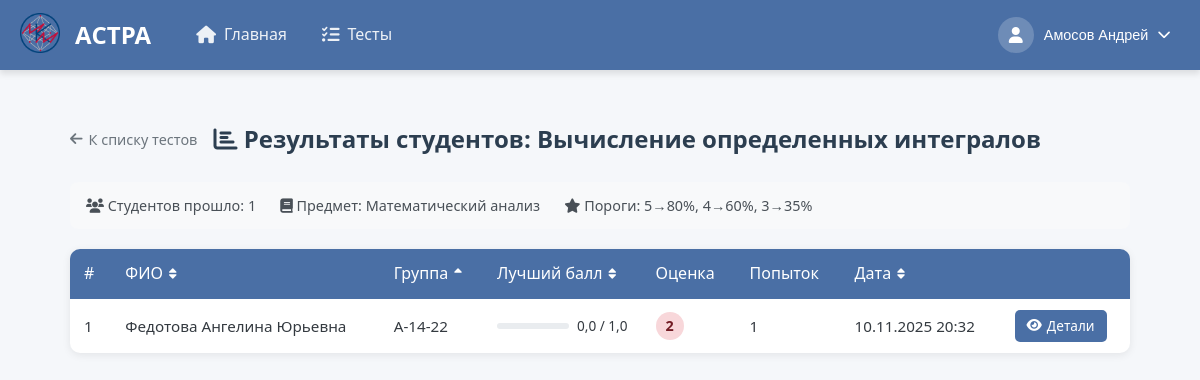
The app's page /TestsCreate/test-results/vychislenie-opredelennykh-integralov/ (signed in), older data.
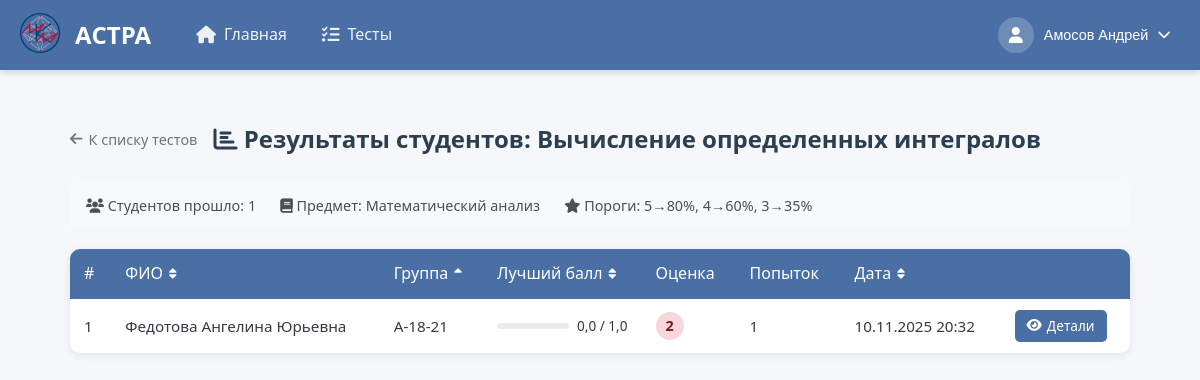
The same page, newer data.
### users/models.py (models this page shows, shortened)
class CustomUser(AbstractBaseUser, PermissionsMixin):
    THEME_CHOICES = [
        ('light', 'Светлая'),
        ('dark', 'Тёмная'),
    ]
    email = models.EmailField(unique=True)
    role = models.CharField(max_length=10, choices=[('student', 'Student'), ('teacher', 'Teacher')])
    theme = models.CharField(max_length=10, choices=THEME_CHOICES, default='light')
    is_active = models.BooleanField(default=True)
    is_staff = models.BooleanField(default=False)
    objects = CustomUserManager()
    USERNAME_FIELD = 'email'
    REQUIRED_FIELDS = ['role']
    def get_full_name(self):
        if self.role == 'student' and hasattr(self, 'studentdata'):
            return f"{self.studentdata.last_name} {self.studentdata.first_name}"
        elif self.role == 'teacher' and hasattr(self, 'teacherdata'):
            return f"{self.teacherdata.last_name} {self.teacherdata.first_name}"
        return self.email
    def get_photo_url(self):
        if self.role == 'student' and hasattr(self, 'studentdata') and self.studentdata.photo:
            return self.studentdata.photo.url
        elif self.role == 'teacher' and hasattr(self, 'teacherdata') and self.teacherdata.photo:
            return self.teacherdata.photo.url
        return None

class StudentGroup(models.Model):
    EDUCATION_LEVEL_CHOICES = [
        ('bachelor', 'Бакалавриат'),
        ('master', 'Магистратура'),
    ]
    COURSE_CHOICES = [
        (1, '1 курс'),
        (2, '2 курс'),
        (3, '3 курс'),
        (4, '4 курс'),
    ]
    name = models.CharField(max_length=20, unique=True)
    name_inst = models.ForeignKey(StudentInstitute, on_delete=models.PROTECT)
    education_level = models.CharField(max_length=8, choices=EDUCATION_LEVEL_CHOICES, default='bachelor')
    course = models.IntegerField(choices=COURSE_CHOICES, default=1)

### solving_tests/models.py (models this page shows, shortened)
class StudentResult(models.Model):
    student = models.ForeignKey(CustomUser, on_delete=models.CASCADE)
    test = models.ForeignKey(AboutTest, on_delete=models.CASCADE)
    attempt_number = models.PositiveIntegerField(default=1)
    result_points = models.FloatField()
    max_points = models.FloatField(default=0)  # Максимально возможные баллы
    percentage_score = models.FloatField(default=0)  # Процент выполнения
    res_answer = models.CharField(max_length=255, blank=True)
    teacher_expressions = models.ManyToManyField(AboutExpressions, blank=True)
    started_at = models.DateTimeField(default=timezone.now)  # Время начала
    completed_at = models.DateTimeField(null=True, blank=True)  # Время завершения
    time_spent = models.DurationField(null=True, blank=True)  # Время выполнения
    is_completed = models.BooleanField(default=False)  # Завершен ли тест
    class Meta:
        unique_together = ('student', 'test', 'attempt_number')
        ordering = ['-completed_at', '-started_at']

### create_tests/views.py (the view)
# urls.py: path('test-results/<slug:slug_name>/', views.test_results_list, name='test_results_list'),
@login_required
@role_required(['teacher', 'admin'])
def test_results_list(request, slug_name):
    from solving_tests.models import StudentResult
    from users.models import CustomUser
    import datetime
    test = get_object_or_404(AboutTest, name_slug_tests=slug_name)
    all_results = StudentResult.objects.filter(test=test).select_related(
        'student', 'student__studentdata', 'student__studentdata__group'
    )
    student_ids = all_results.values_list('student', flat=True).distinct()
    students_data = []
    for sid in student_ids:
        s_results = all_results.filter(student_id=sid)
        best = s_results.order_by('-result_points').first()
        last = s_results.order_by('-completed_at', '-started_at').first()
        score_pct = best.result_points / best.max_points * 100 if best.max_points > 0 else 0
        if score_pct >= test.grade_5_threshold:
            grade = 5
        elif score_pct >= test.grade_4_threshold:
            grade = 4
        elif score_pct >= test.grade_3_threshold:
            grade = 3
        else:
            grade = 2
        try:
            sd = best.student.studentdata
            student_name = f"{sd.last_name} {sd.first_name} {sd.middle_name}".strip()
            group = sd.group
        except Exception:
            student_name = best.student.email
            group = None
        last_date = last.completed_at or last.started_at
        students_data.append({
            'student': best.student,
            'student_name': student_name,
            'group': group,
            'best_result': best,
            'last_date': last_date,
            'attempts_count': s_results.count(),
            'grade': grade,
        })
    sort_by = request.GET.get('sort', 'group')
    order = request.GET.get('order', 'asc')
    reverse = (order == 'desc')
    if sort_by == 'group':
        students_data.sort(key=lambda x: x['group'].name if x['group'] else '', reverse=reverse)
    elif sort_by == 'date':
        students_data.sort(
            key=lambda x: x['last_date'] if x['last_date'] else datetime.datetime.min.replace(tzinfo=datetime.timezone.utc),
            reverse=reverse
        )
    elif sort_by == 'name':
        students_data.sort(key=lambda x: x['student_name'], reverse=reverse)
    elif sort_by == 'score':
        students_data.sort(key=lambda x: x['best_result'].result_points, reverse=reverse)
    return render(request, 'create_tests/test_results_list.html', {
        'test': test,
        'students_data': students_data,
        'sort_by': sort_by,
        'order': order,
    })

### create_tests/models.py (called while the page is built)
    def __str__(self):
        return self.name

### users/context_processors.py (called while the page is built)
def user_role(request):
    if request.user.is_authenticated:
        return {'user_role': request.user.role}
    return {}

### create_tests/templates/create_tests/test_results_list.html (shortened to what the changed rows need)
{% extends 'create_tests/header.html' %}
{% load static %}
{% block extra_css %}
    <link rel="stylesheet" href="{% static 'libs/fontawesome/css/all.min.css' %}">
{% endblock %}
{% block content %}
<div class="page-container">
    <div class="page-header">
        <h1><i class="fas fa-chart-bar"></i> Результаты студентов: {{ test.name_tests }}</h1>
    </div>
    {% if students_data %}
    <div class="results-table-wrapper">
        <table>
            <thead>
                <tr>
                    <th>#</th>
                    <th>
                        <a href="?sort=name&order={% if sort_by == 'name' and order == 'asc' %}desc{% else %}asc{% endif %}">
                            ФИО
                            {% if sort_by == 'name' %}
                                <i class="fas fa-sort-{% if order == 'asc' %}up{% else %}down{% endif %} sort-icon"></i>
                            {% else %}
                                <i class="fas fa-sort sort-icon"></i>
                            {% endif %}
                        </a>
                    </th>
                    <th>
                        <a href="?sort=group&order={% if sort_by == 'group' and order == 'asc' %}desc{% else %}asc{% endif %}">
                            Группа
                            {% if sort_by == 'group' %}
                                <i class="fas fa-sort-{% if order == 'asc' %}up{% else %}down{% endif %} sort-icon"></i>
                            {% else %}
                                <i class="fas fa-sort sort-icon"></i>
                            {% endif %}
                        </a>
                    </th>
                    <th>
                        <a href="?sort=score&order={% if sort_by == 'score' and order == 'asc' %}desc{% else %}asc{% endif %}">
                            Лучший балл
                            {% if sort_by == 'score' %}
                                <i class="fas fa-sort-{% if order == 'asc' %}up{% else %}down{% endif %} sort-icon"></i>
                            {% else %}
                                <i class="fas fa-sort sort-icon"></i>
                            {% endif %}
                        </a>
                    </th>
                    <th>Оценка</th>
                    <th>Попыток</th>
                    <th>
                        <a href="?sort=date&order={% if sort_by == 'date' and order == 'asc' %}desc{% else %}asc{% endif %}">
                            Дата
                            {% if sort_by == 'date' %}
                                <i class="fas fa-sort-{% if order == 'asc' %}up{% else %}down{% endif %} sort-icon"></i>
                            {% else %}
                                <i class="fas fa-sort sort-icon"></i>
                            {% endif %}
                        </a>
                    </th>
                    <th></th>
                </tr>
            </thead>
            <tbody>
                {% for item in students_data %}
                <tr>
                    <td>{{ forloop.counter }}</td>
                    <td>{{ item.student_name }}</td>
                    <td>{{ item.group.name|default:"—" }}</td>
                    <td>
                        <div class="score-bar-wrap">
                            <div class="score-bar">
                            </div>
                            <span class="score-text">
                                {{ item.best_result.result_points|floatformat:1 }} / {{ item.best_result.max_points|floatformat:1 }}
                            </span>
                        </div>
                    </td>
                    <td>
                        <span class="grade-badge grade-{{ item.grade }}">{{ item.grade }}</span>
                    </td>
                    <td>{{ item.attempts_count }}</td>
                    <td>
                        {% if item.last_date %}
                            {{ item.last_date|date:"d.m.Y H:i" }}
                        {% else %}—{% endif %}
                    </td>
                    <td>
                        <a href="{% url 'create_tests:test_results_detail' slug_name=test.name_slug_tests student_id=item.student.id %}" class="btn-detail">
                            <i class="fas fa-eye"></i> Детали
                        </a>
                    </td>
                </tr>
                {% endfor %}
            </tbody>
        </table>
    </div>
    {% else %}
    <div class="empty-state">
        <i class="fas fa-inbox"></i>
        <p>Никто ещё не проходил этот тест.</p>
    </div>
    {% endif %}
</div>
{% endblock %}

Row changes from the older to the newer data that the page shows:
changed CustomUser (number 2 of 2 on the later page): group.name "А-14-22" → "А-18-21"
